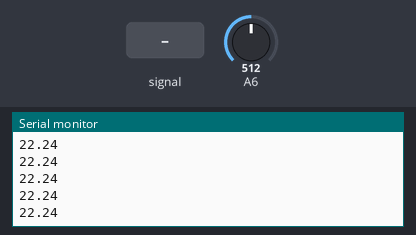
Recording of a sketch running on a simulated Arduino Nano, built with avr-gcc and run on an emulated ATmega328P. On the bench: the last lines printed to the serial monitor. The test bench sets the inputs (shaded band); at power-on: A6 = 512.

Above: at 1.2 s.
1.3 s: A6 fed a 200 Hz sine of ±255 counts around its level
At 1.68 s:
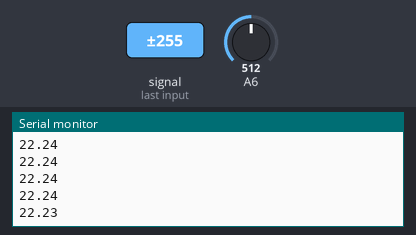
2.8 s: A6 set to 716
At 2.82 s:
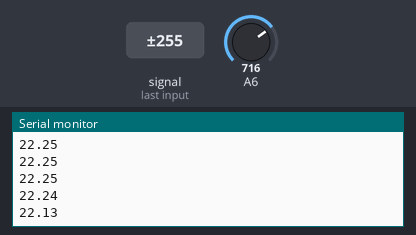
4.3 s: A6 fed a 1000 Hz sine of ±255 counts around its level
At 4.31 s:
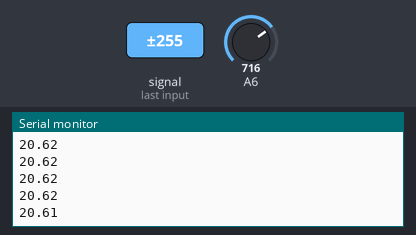
5.8 s: A6 set to 900
At 5.8 s:
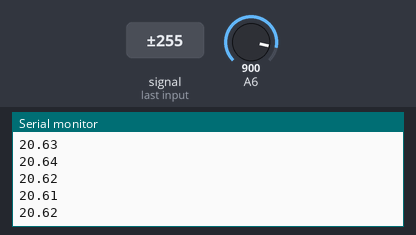
Timing chart, 0 to 8.3 s (numbered marks = the images above; inputs shaded):
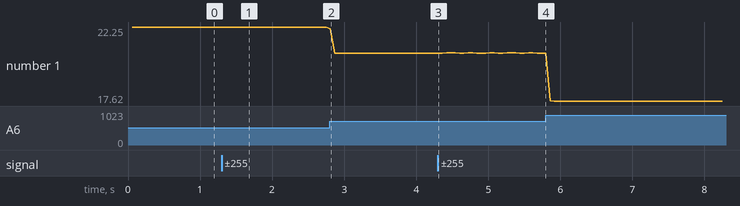

Measured:
- after the input at 1.3 s, the serial monitor: prints a new line after 0.37 s (image 1)
- after the input at 2.8 s, the serial monitor: prints a new line at once (image 2)
- after the input at 4.3 s, the serial monitor: prints a new line at once (image 3)
- plotted number 1: 22.24 → 20.62 after the input at 2.8 s, 20.62 → 17.62 after the input at 5.8 s

The sketch:

CurrentSensorTest.ino
```cpp
#define CP A6

void setup() {
  // put your setup code here, to run once:
  Serial.begin(115200);

}
long double get_pvCurrent(const uint8_t Analog_pin,uint32_t average){
  float x = 0;
  for(int i = 0 ; i<average ; i++){
    x += analogRead(Analog_pin);
  }
  x /= average;
  long double currents = (long double) 0.0000000142*x*x*x - 0.0000519004*x*x + 0.0395976118*x + 13.6667426900;
  return currents;
  //return (long double)x;
}

void loop() {
  // put your main code here, to run repeatedly:
  float value1 = (float)get_pvCurrent(CP,500);
  Serial.println(value1);
}
```
